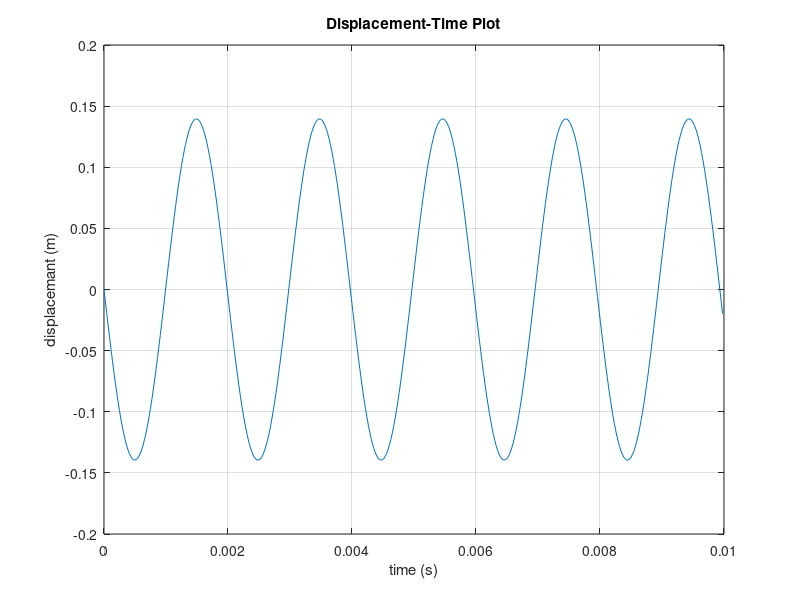
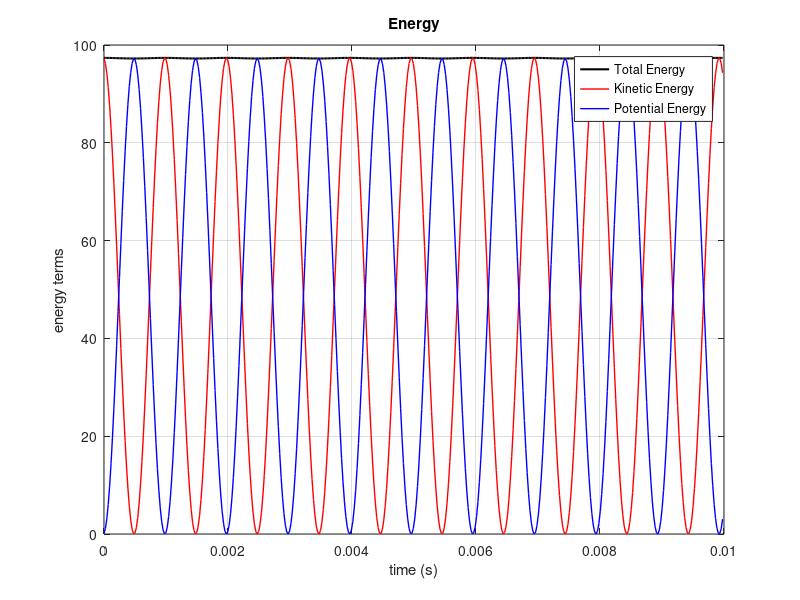

The MATLAB source for these figures, in order:
% Linear Oscillator

clear;

fs = 44100; % sample rate (Hz)
T = 1/fs; % time period (s)
dur = 0.01; % duration of signal (s)
Ns = floor(dur*fs); % number of samples
t = (0:Ns-1)*T; % time vector

m = 0.001; % mass (kg), Increasing mass: low frequency
k = 1e4; % spring constant, High spring constant: high frequency

um = 0.01; % u(n-1)
u = 0; % u(n)
up = 0; % u(n+1)

out = zeros(1,Ns); % output vector
KE = zeros(1,Ns); % kinetic energy
PE = zeros(1,Ns); % potential energy

for n=1:(Ns)
    
    up = (2-k*T^2/m) * u - um;
    
    KE(n) = 0.5*m*(((up-u)/T)^2);
    PE(n) = 0.125*k*(up+u)^2;
    
    out(n) = u;
    
    um = u;
    u = up;   
    
end

soundsc(out,fs);

TE = PE + KE; % calculate total energy

% displacement-time plot
figure(1);
clf;
plot(t,out);
xlabel('time (s)');
ylabel('displacemant (m)');
title('Displacement-Time Plot');
grid;

% energy terms plot
figure(2);
clf;
plot(t,TE,'k-','Linewidth',1.5);
hold on;
plot(t,KE,'r-','Linewidth',1.0);
plot(t,PE,'b-','Linewidth',1.0);
hold off;
xlabel('time (s)');
ylabel('energy terms');
title('Energy');
grid;
legend('Total Energy','Kinetic Energy','Potential Energy','Location','northeast');